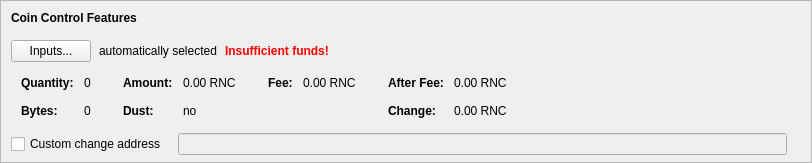
    <widget class="QFrame" name="frameCoinControl">
     <property name="sizePolicy">
      <sizepolicy hsizetype="Expanding" vsizetype="Expanding">
       <horstretch>0</horstretch>
       <verstretch>0</verstretch>
      </sizepolicy>
     </property>
     <property name="maximumSize">
      <size>
       <width>16777215</width>
       <height>16777215</height>
      </size>
     </property>
     <property name="frameShape">
      <enum>QFrame::StyledPanel</enum>
     </property>
     <property name="frameShadow">
      <enum>QFrame::Sunken</enum>
     </property>
     <layout class="QVBoxLayout" name="verticalLayoutCoinControl2">
      <property name="spacing">
       <number>0</number>
      </property>
      <property name="leftMargin">
       <number>0</number>
      </property>
      <property name="topMargin">
       <number>0</number>
      </property>
      <property name="rightMargin">
       <number>0</number>
      </property>
      <property name="bottomMargin">
       <number>6</number>
      </property>
      <item>
       <layout class="QVBoxLayout" name="verticalLayoutCoinControl" stretch="0,0,0,0,1">
        <property name="spacing">
         <number>0</number>
        </property>
        <property name="leftMargin">
         <number>10</number>
        </property>
        <property name="topMargin">
         <number>10</number>
        </property>
        <item>
         <layout class="QHBoxLayout" name="horizontalLayoutCoinControl1">
          <property name="bottomMargin">
           <number>15</number>
          </property>
          <item>
           <widget class="QLabel" name="labelCoinControlFeatures">
            <property name="sizePolicy">
             <sizepolicy hsizetype="Preferred" vsizetype="Maximum">
              <horstretch>0</horstretch>
              <verstretch>0</verstretch>
             </sizepolicy>
            </property>
            <property name="font">
             <font>
              <weight>75</weight>
              <bold>true</bold>
             </font>
            </property>
            <property name="styleSheet">
             <string notr="true">font-weight:bold;</string>
            </property>
            <property name="text">
             <string>Coin Control Features</string>
            </property>
           </widget>
          </item>
         </layout>
        </item>
        <item>
         <layout class="QHBoxLayout" name="horizontalLayoutCoinControl2" stretch="0,0,0,0">
          <property name="spacing">
           <number>8</number>
          </property>
          <property name="bottomMargin">
           <number>10</number>
          </property>
          <item>
           <widget class="QPushButton" name="pushButtonCoinControl">
            <property name="styleSheet">
             <string notr="true"/>
            </property>
            <property name="text">
             <string>Inputs...</string>
            </property>
            <property name="autoDefault">
             <bool>false</bool>
            </property>
           </widget>
          </item>
          <item>
           <widget class="QLabel" name="labelCoinControlAutomaticallySelected">
            <property name="text">
             <string>automatically selected</string>
            </property>
            <property name="margin">
             <number>5</number>
            </property>
           </widget>
          </item>
          <item>
           <widget class="QLabel" name="labelCoinControlInsuffFunds">
            <property name="font">
             <font>
              <weight>75</weight>
              <bold>true</bold>
             </font>
            </property>
            <property name="styleSheet">
             <string notr="true">color:red;font-weight:bold;</string>
            </property>
            <property name="text">
             <string>Insufficient funds!</string>
            </property>
            <property name="margin">
             <number>5</number>
            </property>
           </widget>
          </item>
          <item>
           <spacer name="horizontalSpacerCoinControl">
            <property name="orientation">
             <enum>Qt::Horizontal</enum>
            </property>
            <property name="sizeHint" stdset="0">
             <size>
              <width>40</width>
              <height>1</height>
             </size>
            </property>
           </spacer>
          </item>
         </layout>
        </item>
        <item>
         <widget class="QWidget" name="widgetCoinControl" native="true">
          <property name="sizePolicy">
           <sizepolicy hsizetype="Preferred" vsizetype="Preferred">
            <horstretch>0</horstretch>
            <verstretch>0</verstretch>
           </sizepolicy>
          </property>
          <property name="minimumSize">
           <size>
            <width>0</width>
            <height>0</height>
           </size>
          </property>
          <property name="styleSheet">
           <string notr="true"/>
          </property>
          <layout class="QHBoxLayout" name="horizontalLayoutCoinControl5">
           <property name="leftMargin">
            <number>0</number>
           </property>
           <property name="topMargin">
            <number>0</number>
           </property>
           <property name="rightMargin">
            <number>0</number>
           </property>
           <property name="bottomMargin">
            <number>0</number>
           </property>
           <item>
            <layout class="QHBoxLayout" name="horizontalLayoutCoinControl3" stretch="0,0,0,1">
             <property name="spacing">
              <number>20</number>
             </property>
             <property name="topMargin">
              <number>0</number>
             </property>
             <property name="bottomMargin">
              <number>10</number>
             </property>
             <item>
              <layout class="QFormLayout" name="formLayoutCoinControl1">
               <property name="horizontalSpacing">
                <number>10</number>
               </property>
               <property name="verticalSpacing">
                <number>14</number>
               </property>
               <property name="leftMargin">
                <number>10</number>
               </property>
               <property name="topMargin">
                <number>4</number>
               </property>
               <property name="rightMargin">
                <number>6</number>
               </property>
               <item row="0" column="0">
                <widget class="QLabel" name="labelCoinControlQuantityText">
                 <property name="font">
                  <font>
                   <weight>75</weight>
                   <bold>true</bold>
                  </font>
                 </property>
                 <property name="text">
                  <string>Quantity:</string>
                 </property>
                 <property name="margin">
                  <number>0</number>
                 </property>
                </widget>
               </item>
               <item row="0" column="1">
                <widget class="QLabel" name="labelCoinControlQuantity">
                 <property name="cursor">
                  <cursorShape>IBeamCursor</cursorShape>
                 </property>
                 <property name="contextMenuPolicy">
                  <enum>Qt::ActionsContextMenu</enum>
                 </property>
                 <property name="text">
                  <string notr="true">0</string>
                 </property>
                 <property name="margin">
                  <number>0</number>
                 </property>
                 <property name="textInteractionFlags">
                  <set>Qt::LinksAccessibleByMouse|Qt::TextSelectableByKeyboard|Qt::TextSelectableByMouse</set>
                 </property>
                </widget>
               </item>
               <item row="1" column="0">
                <widget class="QLabel" name="labelCoinControlBytesText">
                 <property name="font">
                  <font>
                   <weight>75</weight>
                   <bold>true</bold>
                  </font>
                 </property>
                 <property name="text">
                  <string>Bytes:</string>
                 </property>
                </widget>
               </item>
               <item row="1" column="1">
                <widget class="QLabel" name="labelCoinControlBytes">
                 <property name="cursor">
                  <cursorShape>IBeamCursor</cursorShape>
                 </property>
                 <property name="contextMenuPolicy">
                  <enum>Qt::ActionsContextMenu</enum>
                 </property>
                 <property name="text">
                  <string notr="true">0</string>
                 </property>
                 <property name="textInteractionFlags">
                  <set>Qt::LinksAccessibleByMouse|Qt::TextSelectableByKeyboard|Qt::TextSelectableByMouse</set>
                 </property>
                </widget>
               </item>
              </layout>
             </item>
             <item>
              <layout class="QFormLayout" name="formLayoutCoinControl2">
               <property name="horizontalSpacing">
                <number>10</number>
               </property>
               <property name="verticalSpacing">
                <number>14</number>
               </property>
               <property name="leftMargin">
                <number>6</number>
               </property>
               <property name="topMargin">
                <number>4</number>
               </property>
               <property name="rightMargin">
                <number>6</number>
               </property>
               <item row="0" column="0">
                <widget class="QLabel" name="labelCoinControlAmountText">
                 <property name="font">
                  <font>
                   <weight>75</weight>
                   <bold>true</bold>
                  </font>
                 </property>
                 <property name="text">
                  <string>Amount:</string>
                 </property>
                 <property name="margin">
                  <number>0</number>
                 </property>
                </widget>
               </item>
               <item row="0" column="1">
                <widget class="QLabel" name="labelCoinControlAmount">
                 <property name="cursor">
                  <cursorShape>IBeamCursor</cursorShape>
                 </property>
                 <property name="contextMenuPolicy">
                  <enum>Qt::ActionsContextMenu</enum>
                 </property>
                 <property name="text">
                  <string notr="true">0.00 RNC</string>
                 </property>
                 <property name="textInteractionFlags">
                  <set>Qt::LinksAccessibleByMouse|Qt::TextSelectableByKeyboard|Qt::TextSelectableByMouse</set>
                 </property>
                </widget>
               </item>
               <item row="1" column="0">
                <widget class="QLabel" name="labelCoinControlLowOutputText">
                 <property name="font">
                  <font>
                   <weight>75</weight>
                   <bold>true</bold>
                  </font>
                 </property>
                 <property name="text">
                  <string>Dust:</string>
                 </property>
                </widget>
               </item>
               <item row="1" column="1">
                <widget class="QLabel" name="labelCoinControlLowOutput">
                 <property name="cursor">
                  <cursorShape>IBeamCursor</cursorShape>
                 </property>
                 <property name="contextMenuPolicy">
                  <enum>Qt::ActionsContextMenu</enum>
                 </property>
                 <property name="text">
                  <string notr="true">no</string>
                 </property>
                 <property name="textInteractionFlags">
                  <set>Qt::LinksAccessibleByMouse|Qt::TextSelectableByKeyboard|Qt::TextSelectableByMouse</set>
                 </property>
                </widget>
               </item>
              </layout>
             </item>
             <item>
              <layout class="QFormLayout" name="formLayoutCoinControl3">
               <property name="horizontalSpacing">
                <number>10</number>
               </property>
               <property name="verticalSpacing">
                <number>14</number>
               </property>
               <property name="leftMargin">
                <number>6</number>
               </property>
               <property name="topMargin">
                <number>4</number>
               </property>
               <property name="rightMargin">
                <number>6</number>
               </property>
               <item row="0" column="0">
                <widget class="QLabel" name="labelCoinControlFeeText">
                 <property name="font">
                  <font>
                   <weight>75</weight>
                   <bold>true</bold>
                  </font>
                 </property>
                 <property name="text">
                  <string>Fee:</string>
                 </property>
                 <property name="margin">
                  <number>0</number>
                 </property>
                </widget>
               </item>
               <item row="0" column="1">
                <widget class="QLabel" name="labelCoinControlFee">
                 <property name="cursor">
                  <cursorShape>IBeamCursor</cursorShape>
                 </property>
                 <property name="contextMenuPolicy">
                  <enum>Qt::ActionsContextMenu</enum>
                 </property>
                 <property name="text">
                  <string notr="true">0.00 RNC</string>
                 </property>
                 <property name="textInteractionFlags">
                  <set>Qt::LinksAccessibleByMouse|Qt::TextSelectableByKeyboard|Qt::TextSelectableByMouse</set>
                 </property>
                </widget>
               </item>
              </layout>
             </item>
             <item>
              <layout class="QFormLayout" name="formLayoutCoinControl4">
               <property name="horizontalSpacing">
                <number>10</number>
               </property>
               <property name="verticalSpacing">
                <number>14</number>
               </property>
               <property name="leftMargin">
                <number>6</number>
               </property>
               <property name="topMargin">
                <number>4</number>
               </property>
               <property name="rightMargin">
                <number>6</number>
               </property>
               <item row="0" column="0">
                <widget class="QLabel" name="labelCoinControlAfterFeeText">
                 <property name="font">
                  <font>
                   <weight>75</weight>
                   <bold>true</bold>
                  </font>
                 </property>
                 <property name="text">
                  <string>After Fee:</string>
                 </property>
                 <property name="margin">
                  <number>0</number>
                 </property>
                </widget>
               </item>
               <item row="0" column="1">
                <widget class="QLabel" name="labelCoinControlAfterFee">
                 <property name="cursor">
                  <cursorShape>IBeamCursor</cursorShape>
                 </property>
                 <property name="contextMenuPolicy">
                  <enum>Qt::ActionsContextMenu</enum>
                 </property>
                 <property name="text">
                  <string notr="true">0.00 RNC</string>
                 </property>
                 <property name="textInteractionFlags">
                  <set>Qt::LinksAccessibleByMouse|Qt::TextSelectableByKeyboard|Qt::TextSelectableByMouse</set>
                 </property>
                </widget>
               </item>
               <item row="1" column="0">
                <widget class="QLabel" name="labelCoinControlChangeText">
                 <property name="font">
                  <font>
                   <weight>75</weight>
                   <bold>true</bold>
                  </font>
                 </property>
                 <property name="text">
                  <string>Change:</string>
                 </property>
                </widget>
               </item>
               <item row="1" column="1">
                <widget class="QLabel" name="labelCoinControlChange">
                 <property name="cursor">
                  <cursorShape>IBeamCursor</cursorShape>
                 </property>
                 <property name="contextMenuPolicy">
                  <enum>Qt::ActionsContextMenu</enum>
                 </property>
                 <property name="text">
                  <string notr="true">0.00 RNC</string>
                 </property>
                 <property name="textInteractionFlags">
                  <set>Qt::LinksAccessibleByMouse|Qt::TextSelectableByKeyboard|Qt::TextSelectableByMouse</set>
                 </property>
                </widget>
               </item>
              </layout>
             </item>
            </layout>
           </item>
          </layout>
         </widget>
        </item>
        <item>
         <layout class="QHBoxLayout" name="horizontalLayoutCoinControl4" stretch="0,0,0">
          <property name="spacing">
           <number>12</number>
          </property>
          <property name="sizeConstraint">
           <enum>QLayout::SetDefaultConstraint</enum>
          </property>
          <property name="topMargin">
           <number>5</number>
          </property>
          <property name="rightMargin">
           <number>5</number>
          </property>
          <item>
           <widget class="QCheckBox" name="checkBoxCoinControlChange">
            <property name="toolTip">
             <string>If this is activated, but the change address is empty or invalid, change will be sent to a newly generated address.</string>
            </property>
            <property name="text">
             <string>Custom change address</string>
            </property>
           </widget>
          </item>
          <item>
           <widget class="QValidatedLineEdit" name="lineEditCoinControlChange">
            <property name="enabled">
             <bool>false</bool>
            </property>
            <property name="sizePolicy">
             <sizepolicy hsizetype="Expanding" vsizetype="Fixed">
              <horstretch>0</horstretch>
              <verstretch>0</verstretch>
             </sizepolicy>
            </property>
           </widget>
          </item>
          <item>
           <widget class="QLabel" name="labelCoinControlChangeLabel">
            <property name="sizePolicy">
             <sizepolicy hsizetype="Preferred" vsizetype="Expanding">
              <horstretch>0</horstretch>
              <verstretch>0</verstretch>
             </sizepolicy>
            </property>
            <property name="minimumSize">
             <size>
              <width>0</width>
              <height>0</height>
             </size>
            </property>
            <property name="text">
             <string/>
            </property>
            <property name="margin">
             <number>3</number>
            </property>
           </widget>
          </item>
         </layout>
        </item>
        <item>
         <spacer name="verticalSpacerCoinControl">
          <property name="orientation">
           <enum>Qt::Vertical</enum>
          </property>
          <property name="sizeHint" stdset="0">
           <size>
            <width>800</width>
            <height>1</height>
           </size>
          </property>
         </spacer>
        </item>
       </layout>
      </item>
     </layout>
    </widget>
